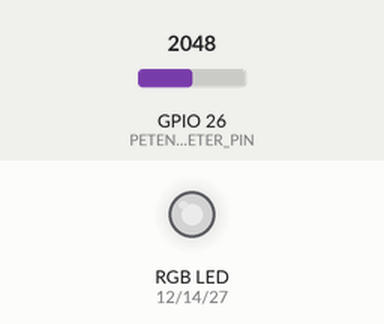
Recording of a program running on a simulated ESP32. Parts: an RGB LED mixed from three pins (HIGH = lit). Inputs (shaded band) come from the test bench; at power-on: GPIO 26 (PETENTIOMETER_PIN) = 2048. Dim RGB values are drawn brighter than linear.

Above: at 1.2 s.
1.3 s: GPIO 26 (PETENTIOMETER_PIN) set to 2866
At 2.5 s:
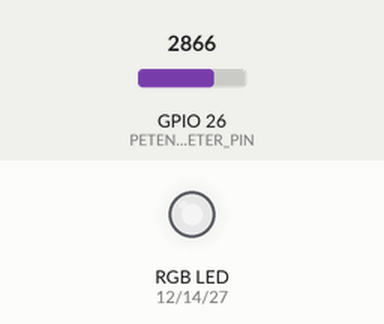
2.8 s: GPIO 26 (PETENTIOMETER_PIN) set to 3603
At 3.8 s:
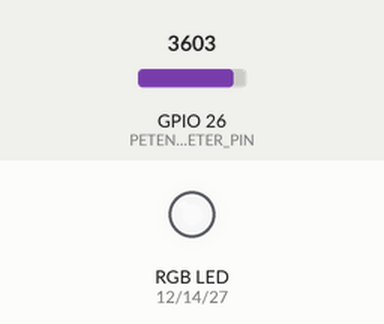
4.3 s: GPIO 26 (PETENTIOMETER_PIN) set to 491
At 4.9 s:
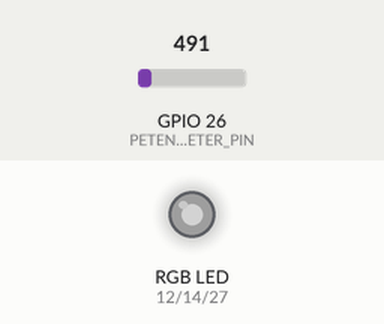
5.8 s: GPIO 26 (PETENTIOMETER_PIN) set to 0
At 6.1 s:
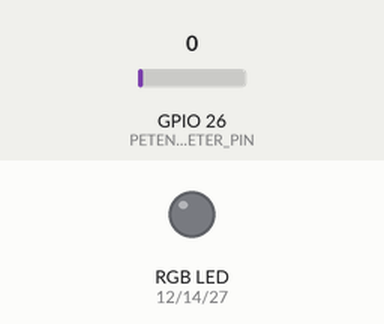
7.3 s: GPIO 26 (PETENTIOMETER_PIN) set to 2047
At 8.4 s:
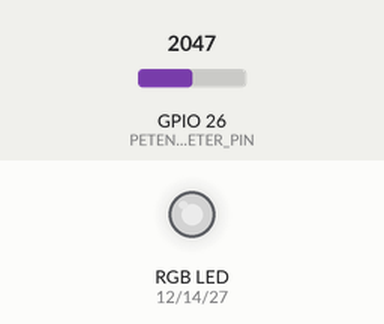
Timing chart, 0 to 9.8 s (numbered marks = the images above; inputs shaded):
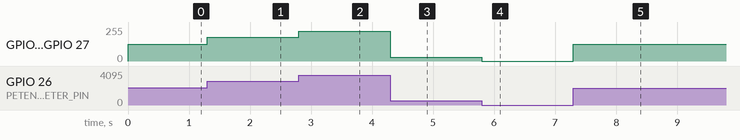

Measured:
- after the input at 1.3 s, GPIO 12 (R_PIN), GPIO 14 (G_PIN), GPIO 27 (B_PIN): 127/255 → 178/255 at once
- after the input at 2.8 s, GPIO 12 (R_PIN), GPIO 14 (G_PIN), GPIO 27 (B_PIN): 178/255 → 224/255 at once
- after the input at 4.3 s, GPIO 12 (R_PIN), GPIO 14 (G_PIN), GPIO 27 (B_PIN): 224/255 → 30/255 at once
- after the input at 5.8 s, GPIO 12 (R_PIN), GPIO 14 (G_PIN), GPIO 27 (B_PIN): 30/255 → 0/255 at once
- after the input at 7.3 s, GPIO 12 (R_PIN), GPIO 14 (G_PIN), GPIO 27 (B_PIN): 0/255 → 127/255 at once

The program:

main.cpp
```cpp
#include <Arduino.h>

#define R_PIN 12
#define G_PIN 14
#define B_PIN 27

#define PETENTIOMETER_PIN 26

float floatMap(float x, float in_min, float in_max, float out_min, float out_max) {
    return (x - in_min) * (out_max - out_min) / (in_max - in_min) + out_min;
}

void setup() {
    pinMode(R_PIN, OUTPUT);
    pinMode(G_PIN, OUTPUT);
    pinMode(B_PIN, OUTPUT);
}
int analog = 0;

void loop() {
    int analogValue = analogRead(PETENTIOMETER_PIN);
    if (analog == analogValue) {
        return;
    }
    analog = analogValue;

    float voltage = floatMap(analogValue, 0, 4095, 0, 3.3);

    int brightness = floatMap(voltage, 0, 3.3, 0, 255); // Map the voltage to the range 0-255

    analogWrite(R_PIN, brightness);
    analogWrite(G_PIN, brightness);
    analogWrite(B_PIN, brightness);

    delay(50); //stability
}
```
